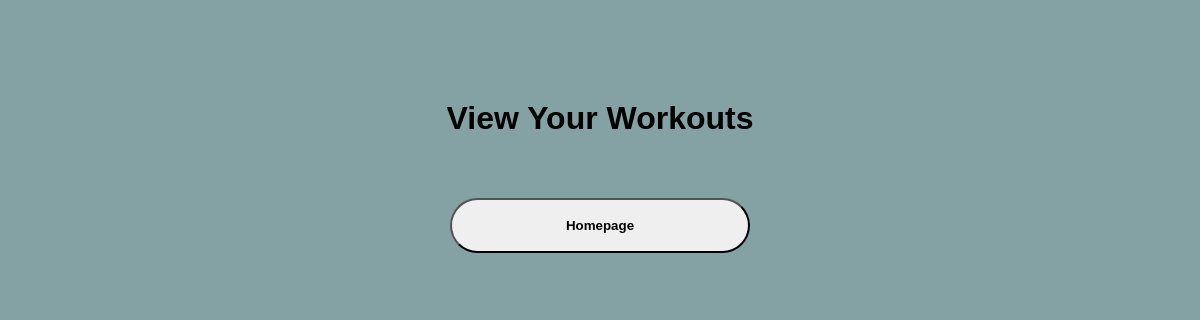
Page /tracker/view_workout on the earlier database version.
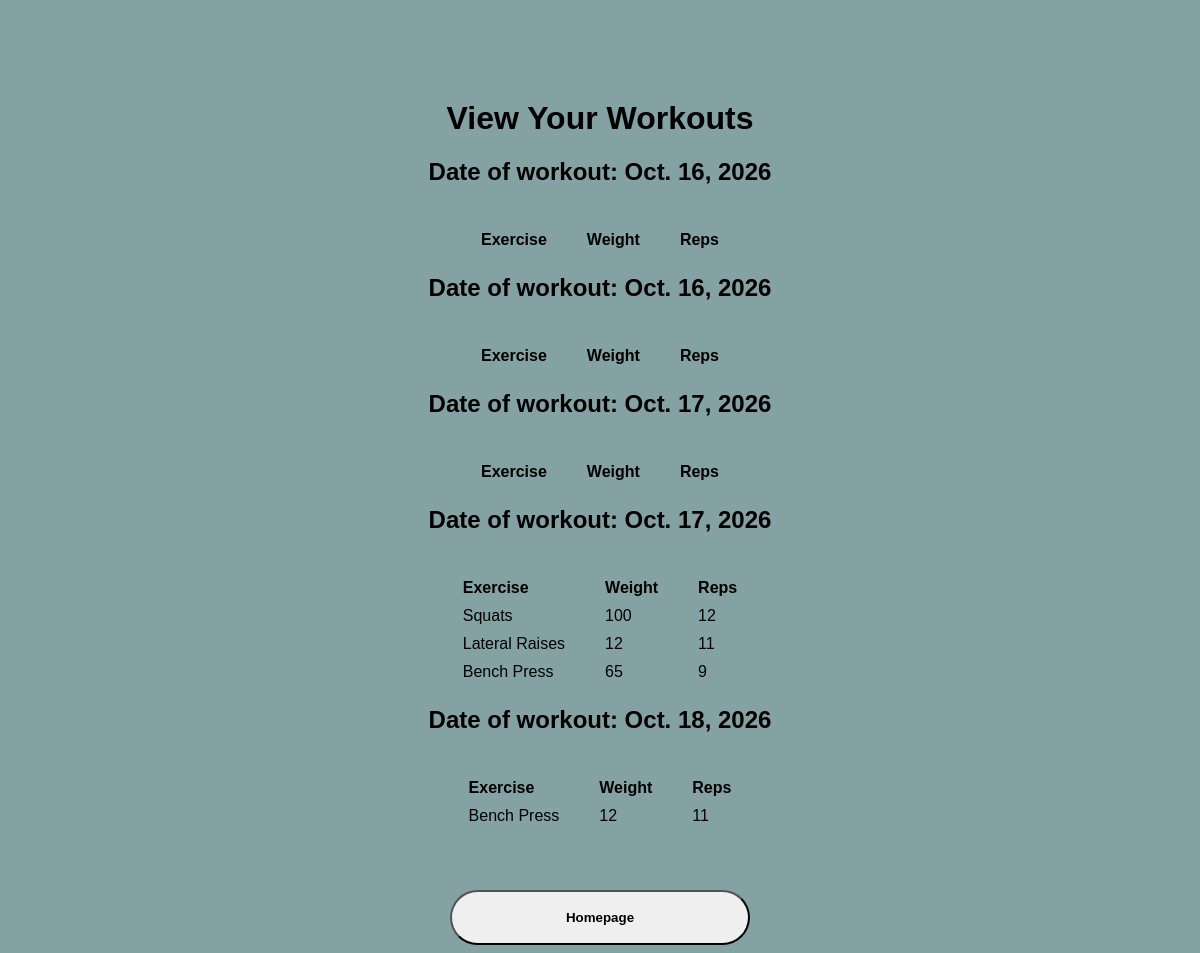
Same page on the later database version.
### tracker/models.py (models this page shows, shortened)
class Workout(models.Model):
    date = models.DateField()

class WorkoutEntry(models.Model):
    workout = models.ForeignKey(Workout, on_delete=models.CASCADE, related_name="workout")
    exercise = models.ForeignKey(Exercise, on_delete=models.CASCADE, related_name="exercise")
    weight = models.IntegerField()
    reps = models.IntegerField()

class Exercise(models.Model):
    name = models.CharField()
    pb = models.IntegerField()

### tracker/views.py (the view)
# urls.py: path("view_workout", views.view_workout, name="view_workout"),
def view_workout(request):
    workouts = Workout.objects.all()
    data = []
    for workout in workouts:
        sets = WorkoutEntry.objects.filter(workout=workout)
        data.append({"date":workout.date, "sets":sets})
    return render(request,"tracker/view_workout.html", {
        "workouts": data
    })

### tracker/templates/tracker/view_workout.html (shortened to what this page needs)
{% load static %}
<!DOCTYPE html>
<html lang="en">
    <head>
        <link rel="stylesheet" href="{% static 'tracker/view_workout.css' %}">
    </head>
    </head>
    <body>
        <h1>View Your Workouts</h1>
        {%for workout in workouts%}
            <h2>Date of workout: {{workout.date}}</h2>
            <table>
                <thead>
                    <th>Exercise</th>
                    <th>Weight</th>
                    <th>Reps</th>
                </thead>
                <tbody>
                    {%for set in workout.sets%}
                        <tr>
                            <td>{{set.exercise.name}}</td>
                            <td>{{set.weight}}</td>
                            <td>{{set.reps}}</td>
                        </tr>
                    {%endfor%}
                </tbody>
            </table>
        {%endfor%}
        <a href="{%url 'tracker:index'%}"><button id="home">Homepage</button></a>
    </body>
</html>

Differences in the rows shown:
added Workout: date "Oct. 16, 2026"
added Workout: date "Oct. 16, 2026"
added Workout: date "Oct. 17, 2026"
added Workout: date "Oct. 17, 2026"
added WorkoutEntry: exercise.name "Squats", weight "100", reps "12", shown under "Oct. 17, 2026"
added WorkoutEntry: exercise.name "Lateral Raises", weight "12", reps "11", shown under "Oct. 17, 2026"
added WorkoutEntry: exercise.name "Bench Press", weight "65", reps "9", shown under "Oct. 17, 2026"
added Workout: date "Oct. 18, 2026"
added WorkoutEntry: exercise.name "Bench Press", weight "12", reps "11", shown under "Oct. 18, 2026"
Other differences:
new list line: "Date of workout: Exercise Weight Reps"
